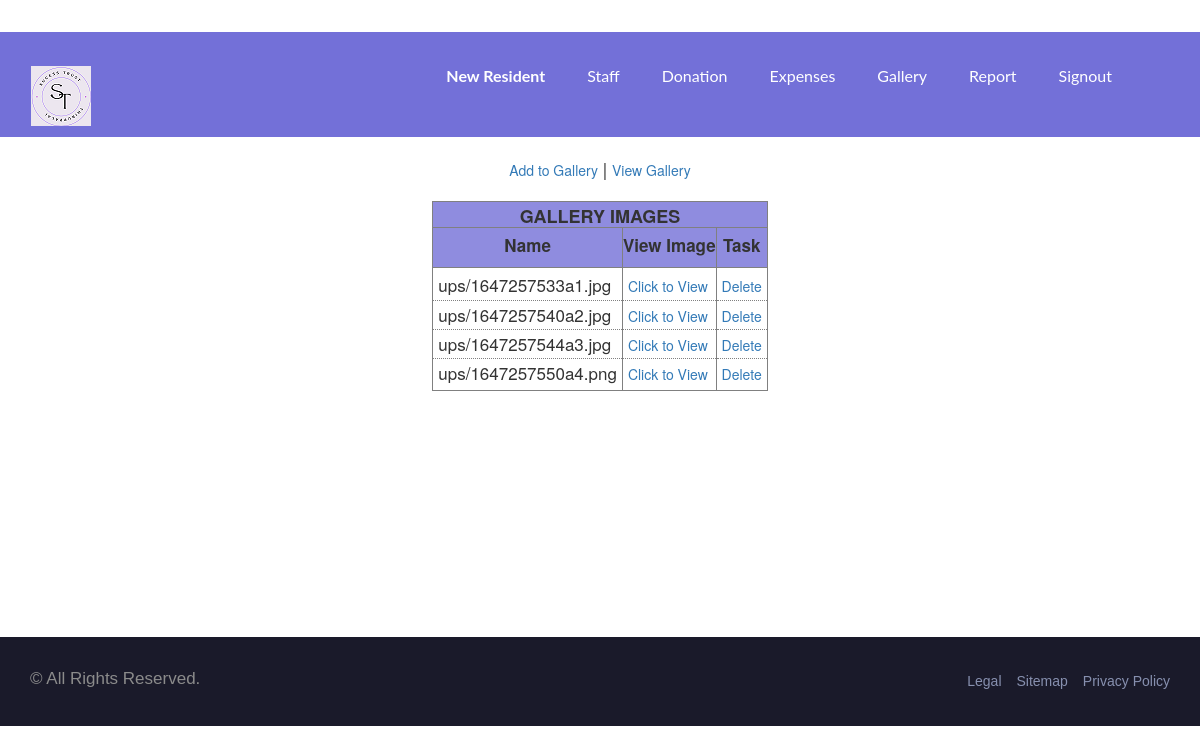
/avgallery.php (signed in), run on the app's committed database.
### tables this page shows
CREATE TABLE IF NOT EXISTS `agallery` (
  `id` int(11) NOT NULL AUTO_INCREMENT,
  `fname` varchar(2000) NOT NULL,
  PRIMARY KEY (`id`),
  UNIQUE KEY `id` (`id`)
);

### avgallery.php (the view, shortened to what this page needs)
<?php
include './adminheader.php';
echo "<div class='center' style='margin:20px auto;'><a href='agallery.php'>Add to Gallery</a> | <a href='avgallery.php'>View Gallery</a></div>";
$result = mysqli_query($link, "select id,fname from agallery order by id");
    echo "<table class='center_tab'><thead><tr><th colspan='3'><h4>GALLERY IMAGES</h4>";
    echo "<tr><th>Name<th>View Image<th>Task";
    echo "<tbody>";
        while($row = mysqli_fetch_row($result)) {
            echo "<tr>";
                echo "<td>$row[1]<td><a href='$row[1]' target='_blank'>Click to View</a>";
            echo "<td><a href='avgallery.php?did=$row[0]' onclick=\"javascript:return confirm('Are You Sure to Delete ?')\">Delete</a>";
        }
    echo "</tbody></table>";
include './footer.php';
?>

### assets/css/bootsnav.css (style rules this page uses)
body { -webkit-transition: all 0.3s ease-in-out; -moz-transition: all 0.3s ease-in-out; -o-transition: all 0.3s ease-in-out; -ms-transition: all 0.3s ease-in-out; transition: all 0.3s ease-in-out; }

### assets/css/style.css (style rules this page uses)
* { padding: 0; margin: 0; }
* { -webkit-box-sizing:border-box; -moz-box-sizing:border-box; -o-box-sizing:border-box; -ms-box-sizing:border-box; box-sizing:border-box; }
body { font-size:17px; background: #fff; max-width:1920px; margin:0 auto; overflow-x:hidden; }
a,a:hover,a:active,a:focus { display:inline-block; text-decoration:none; font-size:14px; padding:0; }
h1,h2,h3,h4,h5,h6 { margin: 0; text-transform: capitalize; }
html,body { height: 100%; position: relative; z-index: 2; }
table th h4 { margin:0; font-weight: bold }
.center { text-align: center; }
.center_tab { margin: 10px auto; border:solid thin gray; border-radius: 0.5em; }
.center_tab thead tr th { border-right: solid thin gray; border-bottom: solid thin gray; padding-top: 5px; background-color: rgba(115,112,216,0.8); text-align: center; }
.center_tab thead tr:last-child th { padding-bottom: 10px; border-bottom: solid thin gray; }
.center_tab tbody tr td { padding-left: 5px; padding-right: 5px; padding-top: 2px; padding-bottom: 2px; border-right:solid thin gray; border-bottom: dotted thin gray; }
.center_tab tbody tr:first-child th, .center_tab tbody tr:first-child td { padding-top: 5px; }
.center_tab tbody tr:last-child th, .center_tab tbody tr:last-child td { padding-bottom: 5px; }
.center_tab tbody tr td:last-child { border-right: none; }

### data on the page
agallery: fname "ups/1647257533a1.jpg"
agallery: fname "ups/1647257540a2.jpg"
agallery: fname "ups/1647257544a3.jpg"
agallery: fname "ups/1647257550a4.png"
